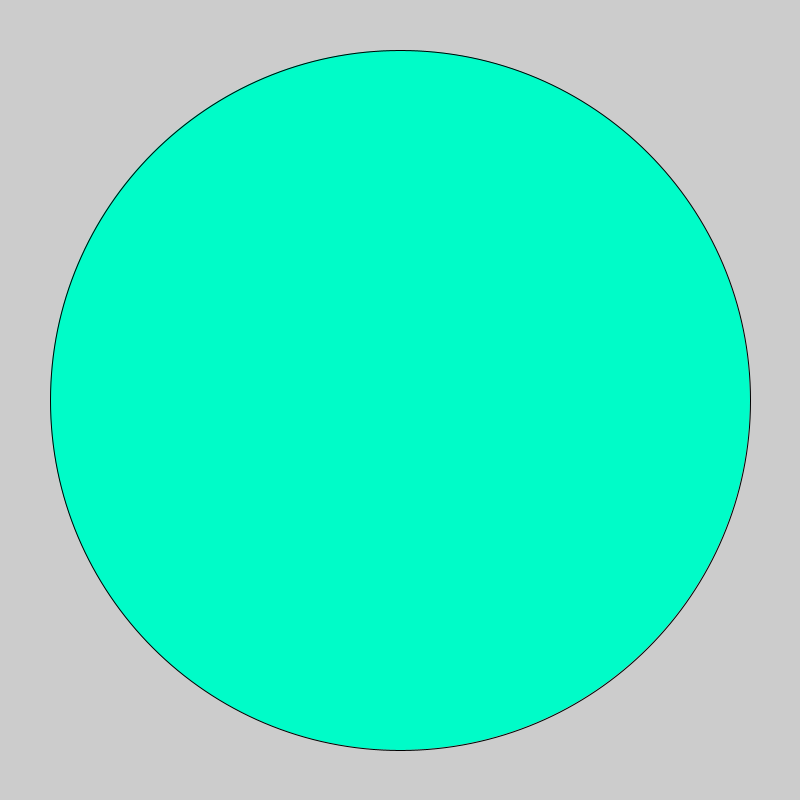
Frame 1 (no input)
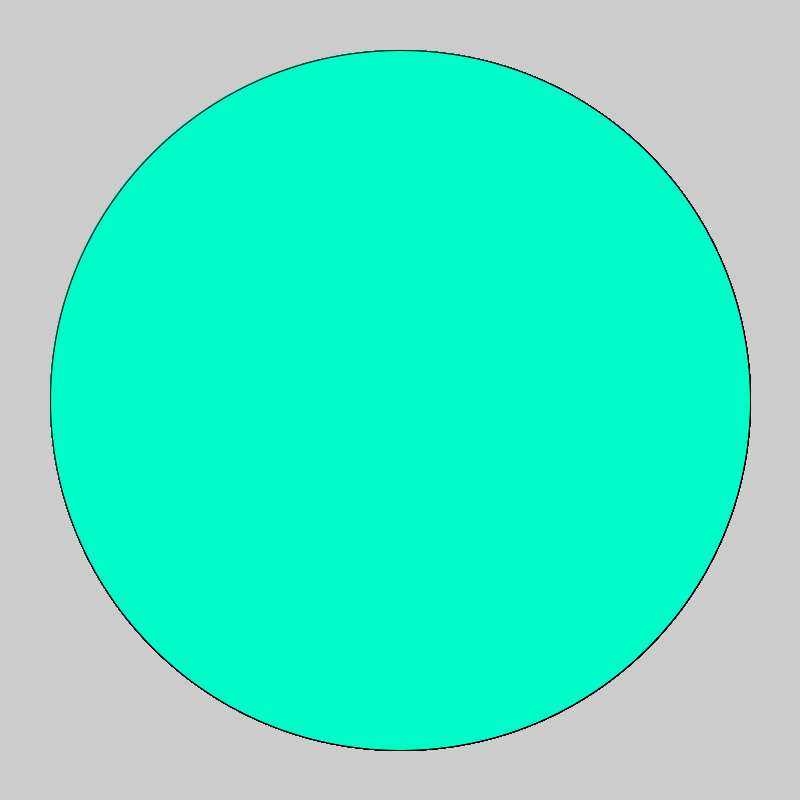
Frame 60 (the mouse pressed at the canvas centre just before this capture)
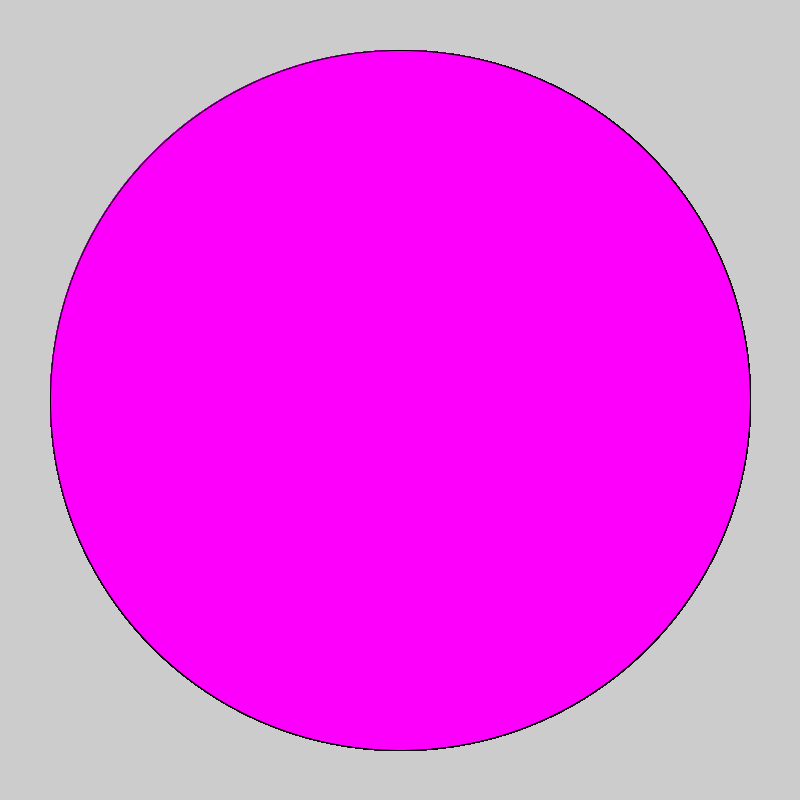
Frame 120 (the mouse held since frame 60 and released just before this capture)

The Processing sketch that drew these frames (run headless with seeded random() and noise(); from frame 60 on, the mouse is pressed at the canvas centre):

// Processing sketch: Logical_Dot
// ── Logical_Dot.pde
void setup(){
size(800,800);}
void draw(){
  if(mousePressed){
  fill(#FC00FC);
}
else {
  fill(#00FCC8);
}
ellipse(400,400,700,700);}
